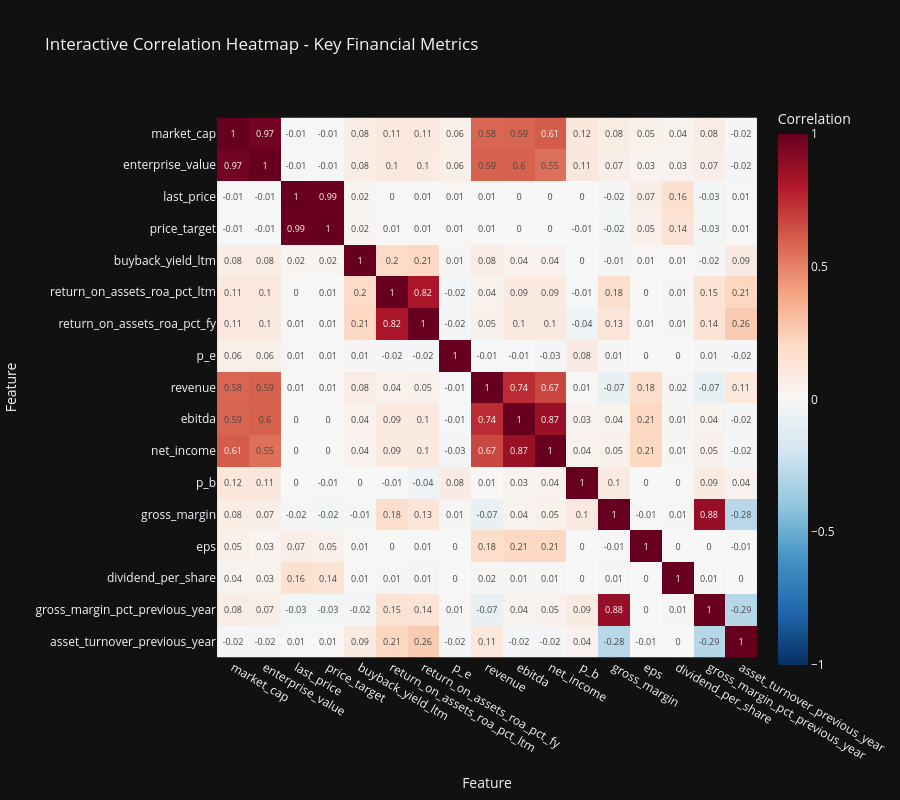
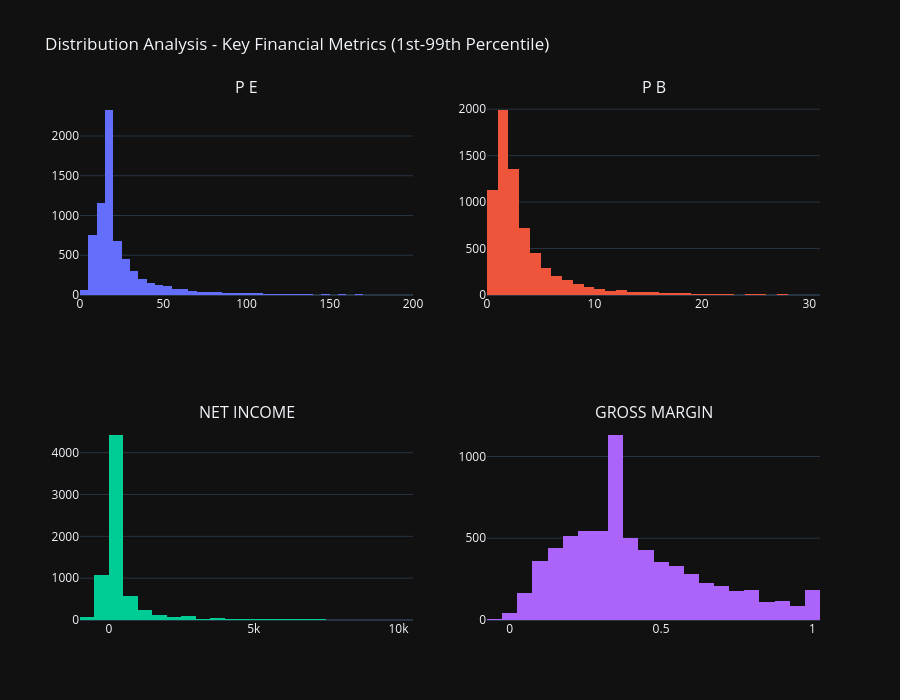
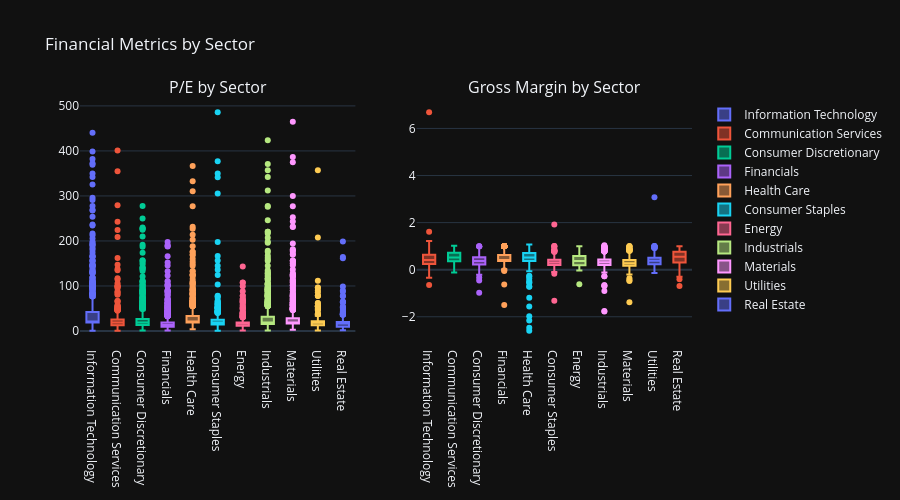
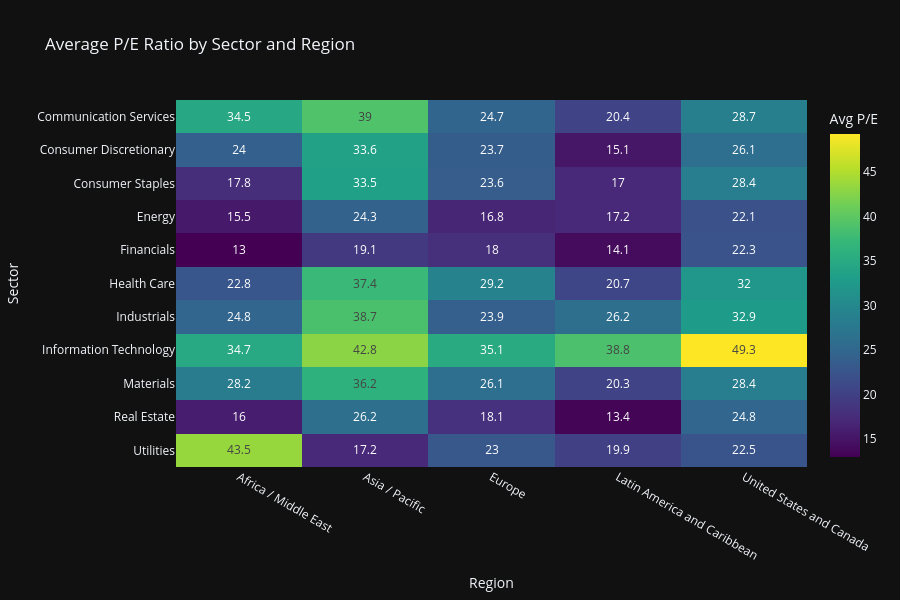

These figures' notebook cell, in order:
### Code cell
# 📊 Interactive EDA Visualizations with Plotly
print("\n📊 Creating Interactive EDA Visualizations...")

# 1. Interactive Correlation Heatmap
print("  Creating correlation heatmap...")
numeric_cols = all_stocks_scaled.select_dtypes(include=[np.number]).columns.tolist()
key_metrics = [col for col in numeric_cols if col in [
    'last_price', 'price_target', 'market_cap', 'enterprise_value', 'ebitda',
    'p_e', 'p_b', 'gross_margin', 'revenue', 'net_income', 'gross_margin_pct_previous_year', 'eps',
    'asset_turnover_previous_year', 'dividend_per_share', 'buyback_yield_ltm',
    'return_on_assets_roa_pct_ltm',
    'return_on_assets_roa_pct_fy',
    ]][:20]  # Top 20 key metrics

if len(key_metrics) > 1:
    corr_matrix = all_stocks_scaled[key_metrics].corr()

    fig_corr = px.imshow(
            corr_matrix,
            labels=dict(x="Feature", y="Feature", color="Correlation"),
            x=corr_matrix.columns,
            y=corr_matrix.columns,
            color_continuous_scale='RdBu_r',
            zmin=-1,
            zmax=1,
            title='Interactive Correlation Heatmap - Key Financial Metrics',
            height=800,
            width=900
            )
    fig_corr.update_layout(
            xaxis={'side': 'bottom'},
            yaxis={'autorange': 'reversed'}
            )
    fig_corr.update_traces(text=corr_matrix.values.round(2), texttemplate='%{text}')
    fig_corr.show()
    fig_corr.write_html(eda_output_dir / "correlation_heatmap_interactive.html")
    print(f"  ✓ Saved: {eda_output_dir / 'correlation_heatmap_interactive.html'}")

# 2. Distribution Analysis - Key Metrics (Interactive Histograms)
print("  Creating distribution plots...")
distribution_metrics = [m for m in ['p_e', 'p_b', 'net_income', 'gross_margin'] if m in all_stocks_scaled.columns][:4]

if distribution_metrics:
    fig_dist = make_subplots(
            rows=2, cols=2,
            subplot_titles=[m.upper().replace('_', ' ') for m in distribution_metrics]
            )

    for idx, metric in enumerate(distribution_metrics):
        row = idx // 2 + 1
        col = idx % 2 + 1

        # Filter out extreme outliers for better visualization
        data = all_stocks_scaled[metric].dropna()
        q1, q99 = data.quantile([0.01, 0.99])
        filtered_data = data[(data >= q1) & (data <= q99)]

        fig_dist.add_trace(
                go.Histogram(x=filtered_data, name=metric, nbinsx=50, showlegend=False),
                row=row, col=col
                )

    fig_dist.update_layout(
            title_text="Distribution Analysis - Key Financial Metrics (1st-99th Percentile)",
            height=700,
            showlegend=False
            )
    fig_dist.show()
    fig_dist.write_html(eda_output_dir / "distributions_interactive.html")
    print(f"  ✓ Saved: {eda_output_dir / 'distributions_interactive.html'}")

# 3. Sector Comparison - Interactive Box Plots
print("  Creating sector comparison plots...")
if 'sector' in all_stocks_scaled.columns and 'p_e' in all_stocks_scaled.columns:
    # Define desired metrics and check which are available
    desired_metrics = ['p_e', 'gross_margin']
    available_metrics = [col for col in desired_metrics if col in all_stocks_scaled.columns]

    if len(available_metrics) == 0:
        print("  Warning: No metrics available for sector comparison. Skipping sector plots.")
    else:
        # Use only available columns
        cols_to_select = ['sector'] + available_metrics
        sector_data = all_stocks_scaled[cols_to_select].dropna()

        if sector_data.empty:
            print("  Warning: No data available after filtering. Skipping sector plots.")
        else:
            # Create subplots based on available metrics
            n_metrics = len(available_metrics)
            metric_titles = {
                'p_e': 'P/E by Sector',
                'gross_margin': 'Gross Margin by Sector'
                }

            subplot_titles = [metric_titles.get(m, f'{m} by Sector') for m in available_metrics]

            fig_sector = make_subplots(
                    rows=1, cols=n_metrics,
                    subplot_titles=subplot_titles
                    )

            for idx, metric in enumerate(available_metrics, start=1):
                for sector in sector_data['sector'].unique():
                    sector_subset = sector_data[sector_data['sector'] == sector]
                    fig_sector.add_trace(
                            go.Box(
                                    y=sector_subset[metric],
                                    name=sector,
                                    showlegend=(idx == 1)  # Show legend only for first subplot
                                    ),
                            row=1, col=idx
                            )

            fig_sector.update_layout(
                    height=500,
                    title_text="Financial Metrics by Sector",
                    showlegend=True
                    )
            fig_sector.show()
            print(f"  Sector comparison plots created with {n_metrics} metric(s).")

# 4. Region vs Sector Heatmap - Average P/E Ratio
print("  Creating region-sector heatmap...")
if all(col in all_stocks_scaled.columns for col in ['sector', 'region', 'p_e']):
    pivot_data = all_stocks_scaled.pivot_table(
            values='p_e',
            index='sector',
            columns='region',
            aggfunc='mean'
            )

    fig_region_sector = px.imshow(
            pivot_data,
            labels=dict(x="Region", y="Sector", color="Avg P/E"),
            title='Average P/E Ratio by Sector and Region',
            color_continuous_scale='Viridis',
            aspect='auto',
            height=600
            )
    fig_region_sector.update_traces(text=pivot_data.values.round(1), texttemplate='%{text}')
    fig_region_sector.show()
    fig_region_sector.write_html(eda_output_dir / "region_sector_heatmap.html")
    print(f"  ✓ Saved: {eda_output_dir / 'region_sector_heatmap.html'}")

# 5. 3D Scatter Plot - Market Cap vs P/E vs Gross Margin
print("  Creating 3D scatter plot...")
if all(col in all_stocks_scaled.columns for col in ['market_cap', 'p_e', 'gross_margin', 'sector']):
    scatter_data = all_stocks_scaled[['market_cap', 'p_e', 'gross_margin', 'sector']].dropna()
    # Filter for reasonable values
    scatter_data = scatter_data[
        (scatter_data['p_e'] > 0) & (scatter_data['p_e'] < 100) &
        (scatter_data['gross_margin'] > -0.05) & (scatter_data['gross_margin'] < 0.15)
        ]

    fig_3d = px.scatter_3d(
            scatter_data.sample(min(1000, len(scatter_data)), random_state=42),
            x='market_cap',
            log_x=True,
            y='p_e',
            z='gross_margin',
            color='sector',
            title='3D Valuation Analysis: Market Cap vs P/E vs Gross Margin',
            labels={'market_cap': 'Market Cap', 'p_e': 'P/E Ratio', 'gross_margin': 'Gross Margin'},
            height=700
            )
    fig_3d.show()
    fig_3d.write_html(eda_output_dir / "valuation_3d_scatter.html")
    print(f"  ✓ Saved: {eda_output_dir / 'valuation_3d_scatter.html'}")

print(f"\n✅ Section 3 Interactive EDA Visualizations Complete")
print(f"   All interactive charts saved to: {eda_output_dir}")

### Figure 1 — Plotly figure (JSON) as saved in the notebook; plotly's stock layout.template omitted (floating-point values rounded to 4 significant figures; data arrays with more than 128 entries replaced by an {"elided": "..."} marker saying what was removed)
{"data": [{"coloraxis": "coloraxis", "name": "0", "x": ["market_cap", "enterprise_value", "last_price", "price_target", "buyback_yield_ltm", "return_on_assets_roa_pct_ltm", "return_on_assets_roa_pct_fy", "p_e", "revenue", "ebitda", "net_income", "p_b", "gross_margin", "eps", "dividend_per_share", "gross_margin_pct_previous_year", "asset_turnover_previous_year"], "y": ["market_cap", "enterprise_value", "last_price", "price_target", "buyback_yield_ltm", "return_on_assets_roa_pct_ltm", "return_on_assets_roa_pct_fy", "p_e", "revenue", "ebitda", "net_income", "p_b", "gross_margin", "eps", "dividend_per_share", "gross_margin_pct_previous_year", "asset_turnover_previous_year"], "z": {"elided": "17x17 float values"}, "type": "heatmap", "xaxis": "x", "yaxis": "y", "hovertemplate": "Feature: %{x}<br>Feature: %{y}<br>Correlation: %{z}<extra></extra>", "text": {"elided": "17x17 float values"}, "texttemplate": "%{text}"}], "layout": {"xaxis": {"anchor": "y", "domain": [0.0, 1.0], "scaleanchor": "y", "constrain": "domain", "title": {"text": "Feature"}, "side": "bottom"}, "yaxis": {"anchor": "x", "domain": [0.0, 1.0], "autorange": "reversed", "constrain": "domain", "title": {"text": "Feature"}}, "coloraxis": {"colorbar": {"title": {"text": "Correlation"}}, "colorscale": [[0.0, "rgb(5,48,97)"], [0.1, "rgb(33,102,172)"], [0.2, "rgb(67,147,195)"], [0.3, "rgb(146,197,222)"], [0.4, "rgb(209,229,240)"], [0.5, "rgb(247,247,247)"], [0.6, "rgb(253,219,199)"], [0.7, "rgb(244,165,130)"], [0.8, "rgb(214,96,77)"], [0.9, "rgb(178,24,43)"], [1.0, "rgb(103,0,31)"]], "cmin": -1, "cmax": 1}, "title": {"text": "Interactive Correlation Heatmap - Key Financial Metrics"}, "height": 800, "width": 900}}

### Figure 2 — Plotly figure (JSON) as saved in the notebook; plotly's stock layout.template omitted (floating-point values rounded to 4 significant figures; data arrays with more than 128 entries replaced by an {"elided": "..."} marker saying what was removed)
{"data": [{"name": "p_e", "nbinsx": 50, "showlegend": false, "x": {"elided": "6889 float values"}, "type": "histogram", "xaxis": "x", "yaxis": "y"}, {"name": "p_b", "nbinsx": 50, "showlegend": false, "x": {"elided": "6926 float values"}, "type": "histogram", "xaxis": "x2", "yaxis": "y2"}, {"name": "net_income", "nbinsx": 50, "showlegend": false, "x": {"elided": "6887 float values"}, "type": "histogram", "xaxis": "x3", "yaxis": "y3"}, {"name": "gross_margin", "nbinsx": 50, "showlegend": false, "x": {"elided": "6944 float values"}, "type": "histogram", "xaxis": "x4", "yaxis": "y4"}], "layout": {"xaxis": {"anchor": "y", "domain": [0.0, 0.45]}, "yaxis": {"anchor": "x", "domain": [0.625, 1.0]}, "xaxis2": {"anchor": "y2", "domain": [0.55, 1.0]}, "yaxis2": {"anchor": "x2", "domain": [0.625, 1.0]}, "xaxis3": {"anchor": "y3", "domain": [0.0, 0.45]}, "yaxis3": {"anchor": "x3", "domain": [0.0, 0.375]}, "xaxis4": {"anchor": "y4", "domain": [0.55, 1.0]}, "yaxis4": {"anchor": "x4", "domain": [0.0, 0.375]}, "annotations": [{"font": {"size": 16}, "showarrow": false, "text": "P E", "x": 0.225, "xanchor": "center", "xref": "paper", "y": 1.0, "yanchor": "bottom", "yref": "paper"}, {"font": {"size": 16}, "showarrow": false, "text": "P B", "x": 0.775, "xanchor": "center", "xref": "paper", "y": 1.0, "yanchor": "bottom", "yref": "paper"}, {"font": {"size": 16}, "showarrow": false, "text": "NET INCOME", "x": 0.225, "xanchor": "center", "xref": "paper", "y": 0.375, "yanchor": "bottom", "yref": "paper"}, {"font": {"size": 16}, "showarrow": false, "text": "GROSS MARGIN", "x": 0.775, "xanchor": "center", "xref": "paper", "y": 0.375, "yanchor": "bottom", "yref": "paper"}], "title": {"text": "Distribution Analysis - Key Financial Metrics (1st-99th Percentile)"}, "height": 700, "showlegend": false}}

### Figure 3 — Plotly figure (JSON) as saved in the notebook; plotly's stock layout.template omitted (floating-point values rounded to 4 significant figures; data arrays with more than 128 entries replaced by an {"elided": "..."} marker saying what was removed)
{"data": [{"name": "Information Technology", "showlegend": true, "y": {"elided": "764 float values"}, "type": "box", "xaxis": "x", "yaxis": "y"}, {"name": "Communication Services", "showlegend": true, "y": {"elided": "308 float values"}, "type": "box", "xaxis": "x", "yaxis": "y"}, {"name": "Consumer Discretionary", "showlegend": true, "y": {"elided": "860 float values"}, "type": "box", "xaxis": "x", "yaxis": "y"}, {"name": "Financials", "showlegend": true, "y": {"elided": "1018 float values"}, "type": "box", "xaxis": "x", "yaxis": "y"}, {"name": "Health Care", "showlegend": true, "y": {"elided": "726 float values"}, "type": "box", "xaxis": "x", "yaxis": "y"}, {"name": "Consumer Staples", "showlegend": true, "y": {"elided": "524 float values"}, "type": "box", "xaxis": "x", "yaxis": "y"}, {"name": "Energy", "showlegend": true, "y": {"elided": "318 float values"}, "type": "box", "xaxis": "x", "yaxis": "y"}, {"name": "Industrials", "showlegend": true, "y": {"elided": "1249 float values"}, "type": "box", "xaxis": "x", "yaxis": "y"}, {"name": "Materials", "showlegend": true, "y": {"elided": "777 float values"}, "type": "box", "xaxis": "x", "yaxis": "y"}, {"name": "Utilities", "showlegend": true, "y": {"elided": "245 float values"}, "type": "box", "xaxis": "x", "yaxis": "y"}, {"name": "Real Estate", "showlegend": true, "y": {"elided": "240 float values"}, "type": "box", "xaxis": "x", "yaxis": "y"}, {"name": "Information Technology", "showlegend": false, "y": {"elided": "764 float values"}, "type": "box", "xaxis": "x2", "yaxis": "y2"}, {"name": "Communication Services", "showlegend": false, "y": {"elided": "308 float values"}, "type": "box", "xaxis": "x2", "yaxis": "y2"}, {"name": "Consumer Discretionary", "showlegend": false, "y": {"elided": "860 float values"}, "type": "box", "xaxis": "x2", "yaxis": "y2"}, {"name": "Financials", "showlegend": false, "y": {"elided": "1018 float values"}, "type": "box", "xaxis": "x2", "yaxis": "y2"}, {"name": "Health Care", "showlegend": false, "y": {"elided": "726 float values"}, "type": "box", "xaxis": "x2", "yaxis": "y2"}, {"name": "Consumer Staples", "showlegend": false, "y": {"elided": "524 float values"}, "type": "box", "xaxis": "x2", "yaxis": "y2"}, {"name": "Energy", "showlegend": false, "y": {"elided": "318 float values"}, "type": "box", "xaxis": "x2", "yaxis": "y2"}, {"name": "Industrials", "showlegend": false, "y": {"elided": "1249 float values"}, "type": "box", "xaxis": "x2", "yaxis": "y2"}, {"name": "Materials", "showlegend": false, "y": {"elided": "777 float values"}, "type": "box", "xaxis": "x2", "yaxis": "y2"}, {"name": "Utilities", "showlegend": false, "y": {"elided": "245 float values"}, "type": "box", "xaxis": "x2", "yaxis": "y2"}, {"name": "Real Estate", "showlegend": false, "y": {"elided": "240 float values"}, "type": "box", "xaxis": "x2", "yaxis": "y2"}], "layout": {"xaxis": {"anchor": "y", "domain": [0.0, 0.45]}, "yaxis": {"anchor": "x", "domain": [0.0, 1.0]}, "xaxis2": {"anchor": "y2", "domain": [0.55, 1.0]}, "yaxis2": {"anchor": "x2", "domain": [0.0, 1.0]}, "annotations": [{"font": {"size": 16}, "showarrow": false, "text": "P/E by Sector", "x": 0.225, "xanchor": "center", "xref": "paper", "y": 1.0, "yanchor": "bottom", "yref": "paper"}, {"font": {"size": 16}, "showarrow": false, "text": "Gross Margin by Sector", "x": 0.775, "xanchor": "center", "xref": "paper", "y": 1.0, "yanchor": "bottom", "yref": "paper"}], "title": {"text": "Financial Metrics by Sector"}, "height": 500, "showlegend": true}}

### Figure 4 — Plotly figure (JSON) as saved in the notebook; plotly's stock layout.template omitted (floating-point values rounded to 4 significant figures)
{"data": [{"coloraxis": "coloraxis", "name": "0", "x": ["Africa / Middle East", "Asia / Pacific", "Europe", "Latin America and Caribbean", "United States and Canada"], "y": ["Communication Services", "Consumer Discretionary", "Consumer Staples", "Energy", "Financials", "Health Care", "Industrials", "Information Technology", "Materials", "Real Estate", "Utilities"], "z": [[34.54, 39.02, 24.69, 20.41, 28.69], [24.01, 33.64, 23.7, 15.12, 26.06], [17.77, 33.49, 23.59, 16.98, 28.4], [15.49, 24.31, 16.79, 17.15, 22.11], [12.99, 19.08, 17.98, 14.1, 22.3], [22.78, 37.43, 29.23, 20.7, 32.04], [24.82, 38.71, 23.9, 26.19, 32.88], [34.75, 42.81, 35.12, 38.82, 49.27], [28.15, 36.16, 26.06, 20.26, 28.37], [16.03, 26.18, 18.1, 13.36, 24.77], [43.5, 17.19, 23.03, 19.91, 22.47]], "type": "heatmap", "xaxis": "x", "yaxis": "y", "hovertemplate": "Region: %{x}<br>Sector: %{y}<br>Avg P/E: %{z}<extra></extra>", "text": [[34.5, 39.0, 24.7, 20.4, 28.7], [24.0, 33.6, 23.7, 15.1, 26.1], [17.8, 33.5, 23.6, 17.0, 28.4], [15.5, 24.3, 16.8, 17.2, 22.1], [13.0, 19.1, 18.0, 14.1, 22.3], [22.8, 37.4, 29.2, 20.7, 32.0], [24.8, 38.7, 23.9, 26.2, 32.9], [34.7, 42.8, 35.1, 38.8, 49.3], [28.2, 36.2, 26.1, 20.3, 28.4], [16.0, 26.2, 18.1, 13.4, 24.8], [43.5, 17.2, 23.0, 19.9, 22.5]], "texttemplate": "%{text}"}], "layout": {"xaxis": {"anchor": "y", "domain": [0.0, 1.0], "title": {"text": "Region"}}, "yaxis": {"anchor": "x", "domain": [0.0, 1.0], "autorange": "reversed", "title": {"text": "Sector"}}, "coloraxis": {"colorbar": {"title": {"text": "Avg P/E"}}, "colorscale": [[0.0, "#440154"], [0.1111, "#482878"], [0.2222, "#3e4989"], [0.3333, "#31688e"], [0.4444, "#26828e"], [0.5556, "#1f9e89"], [0.6667, "#35b779"], [0.7778, "#6ece58"], [0.8889, "#b5de2b"], [1.0, "#fde725"]]}, "title": {"text": "Average P/E Ratio by Sector and Region"}, "height": 600}}
